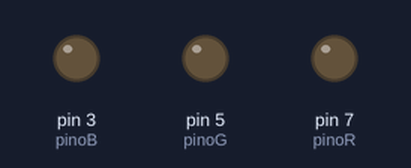
Bench run of a sketch on a simulated Arduino Uno, built with avr-gcc and run on an emulated ATmega328P. On the bench: output pins drawn as LEDs (lit = HIGH).

Above: at 0.1 s.
At 5.15 s:
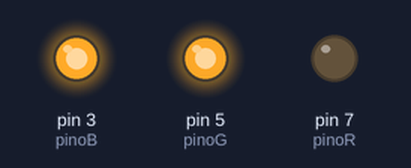
At 10.2 s:
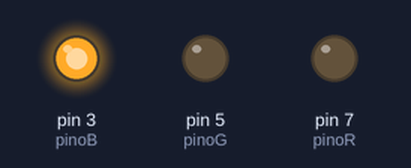
At 12.8 s:
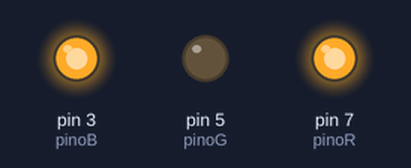
At 25.5 s:
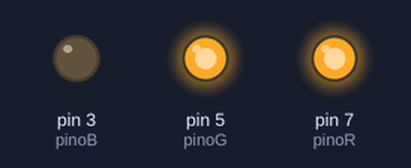
At 28.1 s:
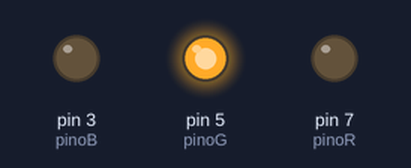
Timing chart, 0 to 40.0 s (numbered marks = the images above):
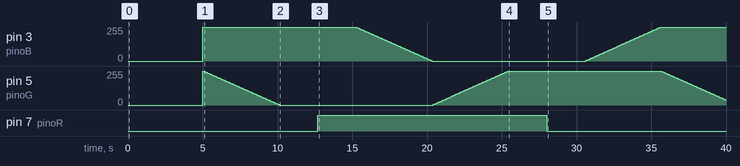

Measured:
- by itself, pin 7 (pinoR): LOW → HIGH at 12.7 s, → LOW 15.3 s later
- by itself, pin 3 (pinoB): 0/255 → 255/255 at 5.0 s, → 250/255 10.3 s later, → 245/255 0.10 s later, → 240/255 0.10 s later, … (103 changes in this stretch)
- by itself, pin 5 (pinoG): 0/255 → 255/255 at 5.0 s, → 250/255 0.10 s later, → 245/255 0.10 s later, → 240/255 0.10 s later, … (146 changes in this stretch)

The sketch:

LedRGB.ino
```cpp
// MADE BY: Matheus Martins de Sousa //
//
// O presente projeto é aberto a correções
// Use com sabedoria!
// :)
//

// Pinagem:
// Pino maior: GND
// Pino 1x esq.: R
// Pino 1x dir.: G
// Pino 2x dir.: B

// DEFINIÇÃO DE PORTAS - Todas devem ser digitais PWM (~)
int pinoR = 7; //Pino RED
int pinoG = 5; //Pino Green
int pinoB = 3; //Pino Blue

// DEFINIÇÕES DE xR, xG, xB
int xR = 0;
int xG = 255;
int xB = 255;

// Atentar para forma como começam os valores, pois altera o funcionamento do loop //
//
//  Para xY = 0, no "void loop", o primeiro "for" deve ser crescente:
//    xY < 255
//    xY = xY + 5
//  Para xY = 255, no "void loop", o primeiro "for" deve ser decrescente:
//    xY > 0
//    xY = xY - 5

// DEFINIÇÃO DO ESTADO DE SAÍDA DAS PORTAS
void setup(){
  delay(5000);
  pinMode(pinoR, OUTPUT);
  pinMode(pinoG, OUTPUT);
  pinMode(pinoB, OUTPUT);
}

void loop(){
  // Reduz verde (xG)
  for (xG = 255; xG > 0; xG = xG-5){
    color(xR, xG, xB);
    delay(100);
    }
  // Aumenta vermelho (xR)
  for (xR = 0; xR < 255; xR = xR+5){
    color(xR, xG, xB);
    delay(100);
    }
  // Reduz azul (xB)
  for (xB = 255; xB > 0; xB = xB-5){
    color(xR, xG, xB);
    delay(100);
    }
  // Aumenta verde (xG)
  for (xG = 0; xG < 255; xG = xG+5){
    color(xR, xG, xB);
    delay(100);
    }
  // Reduz vermelho (xR)
  for (xR = 255; xR > 0; xR = xR-5){
    color(xR, xG, xB);
    delay(100);
    }
  // Aumenta azul (xB)
  for (xB = 0; xB < 255; xB = xB+5){
    color(xR, xG, xB);
    delay(100);
    }
}

// DEFINIÇÃO DO (R, G, B)
// Cria a função "setColor" que contém 3 números inteiros para valores de 0 a 255 //
void color(int Red, int Green, int Blue){
  analogWrite(pinoR, Red);
  analogWrite(pinoG, Green);
  analogWrite(pinoB, Blue);
}

// HELP DO CÓDIGO //

// Função para apenas ligar o led:
//  void loop(){
//    color(x, y, z);
//  }

// Função para sair de xY = 255 para xY = 0:
//  for (xY = 255; xY > 0; xY = xY-5){
//    color(xR, xG, xB);
//    delay(50);
//    }

// Função para sair de xY = 0 para xY = 255:
//  for (xY = 0; xY < 255; xY = xY+5){
//    color(xR, xG, xB);
//    delay(50);
//    }
```
